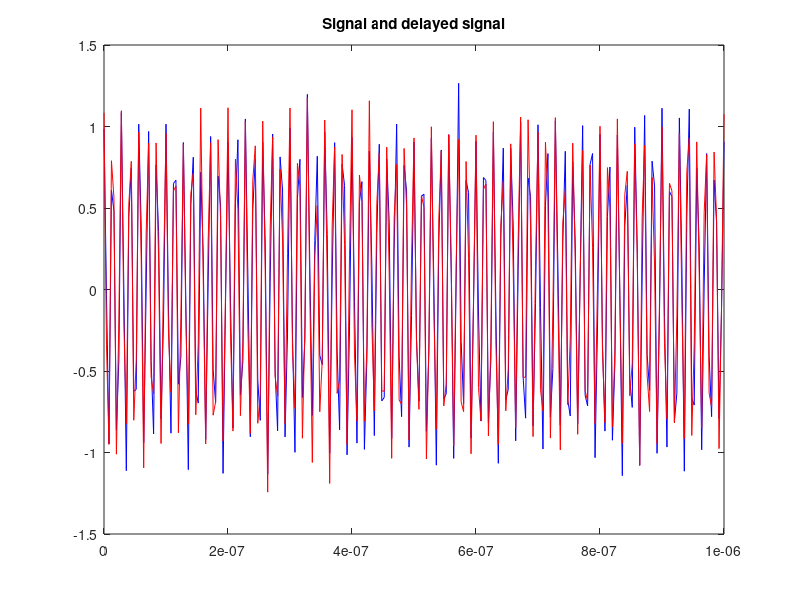
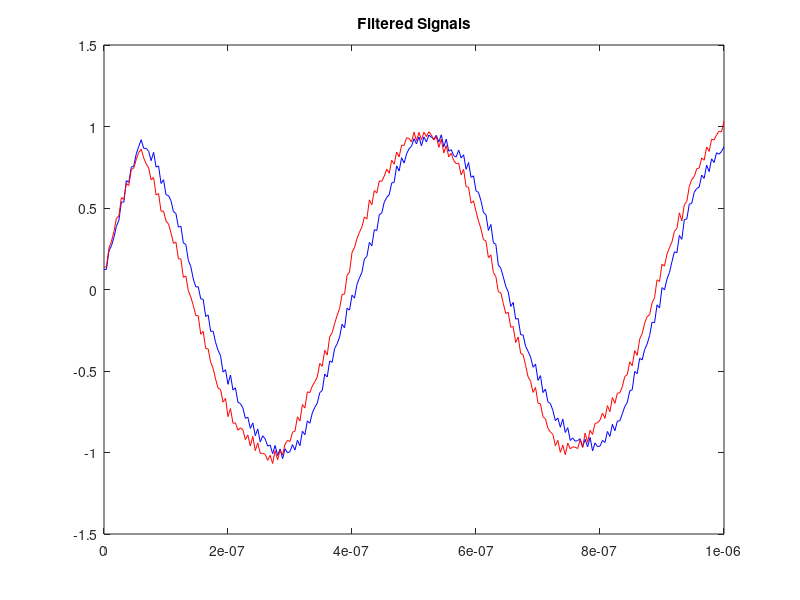
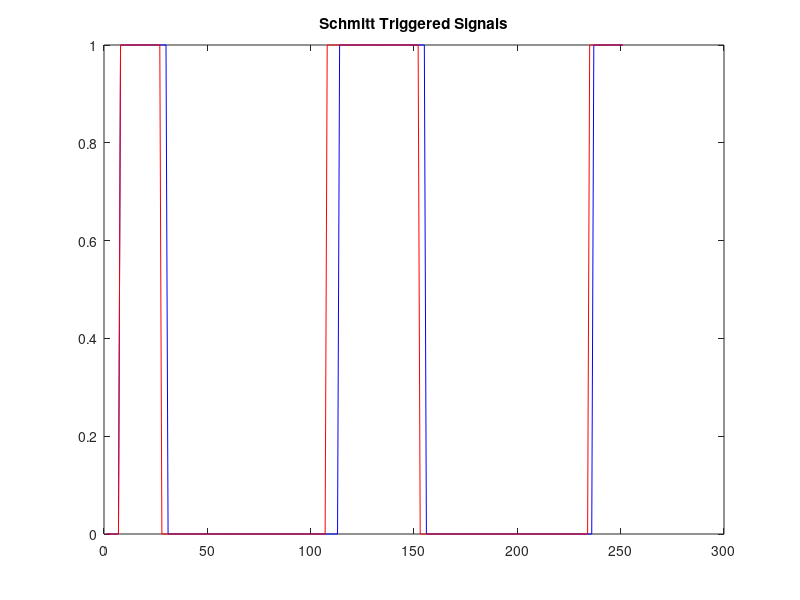

Write the MATLAB code that produced these figures, in order.

clear all;
close all;
clc
%Sampling Frequency
fs = 250e6;
Ts = 1 / fs;
t = 0:Ts:1e-6;
%Center Frequency
fc = 70e6;
fc_down = 68e6;
%Moving Average Filter
lpf = ones(1, 16);
lpf = lpf / length(lpf);
%Noise Coefficient
n = 0.1;
thr_high = 0.5;
thr_low = thr_high * 0.8;
%Delay
delay = 0.5e-9;
%Building a DC signal to crop the signal
x_dc= cos(2 * pi * fc_down * t);
x1 = cos(2 * pi * fc * t) + (n * randn(1, length(t)));
x2 = cos(2 * pi * fc * (t + delay)) + (n * randn(1, length(t)));

figure(1)
plot(t, x1, 'b')
hold on
plot(t, x2, 'r')
title('Signal and delayed signal')

%Multiplexer of the signal
x1_dc = x1 .* x_dc;
x2_dc = x2 .* x_dc;

x1_dc_lpf = 2 * filter(lpf, 1, x1_dc);
x2_dc_lpf = 2 * filter(lpf, 1, x2_dc);
figure(2)
plot(t, x1_dc_lpf, 'b')
hold on
plot(t, x2_dc_lpf, 'r')
title('Filtered Signals')
x1_dc_lpf_sql = zeros(1, length(x1_dc_lpf));
x2_dc_lpf_sql = zeros(1, length(x2_dc_lpf));

%Schmitt Trigger
for i = 2:length(x1_dc_lpf)
    if(x1_dc_lpf_sql(i-1) == 1)
        if(x1_dc_lpf(i) < thr_low)
            x1_dc_lpf_sql(i) = 0;
        else
            x1_dc_lpf_sql(i) = 1;
        end
    else
        if(x1_dc_lpf(i) > thr_high)
            x1_dc_lpf_sql(i) = 1;
        else
            x1_dc_lpf_sql(i) = 0;
        end
    end
    
    if(x2_dc_lpf_sql(i-1) == 1)
        if(x2_dc_lpf(i) < thr_low)
            x2_dc_lpf_sql(i) = 0;
        else
            x2_dc_lpf_sql(i) = 1;
        end
    else
        if(x2_dc_lpf(i) > thr_high)
            x2_dc_lpf_sql(i) = 1;
        else
            x2_dc_lpf_sql(i) = 0;
        end
    end
end
figure(3)
plot(x1_dc_lpf_sql, 'b')
hold on
plot(x2_dc_lpf_sql, 'r')
title('Schmitt Triggered Signals')


differenceFirstSignalCounter = 0;
differenceSecondSignalCounter = 0;
oneCounter = 0;
zeroCounter = 0;
temp = zeros(1, (length(x1_dc_lpf_sql)));

for i = 2:(length(x1_dc_lpf_sql))
    if(x1_dc_lpf_sql(i) == 1 && x2_dc_lpf_sql(i) == 0)
        differenceFirstSignalCounter = differenceFirstSignalCounter + 1;
    elseif(x1_dc_lpf_sql(i) == 0 && x2_dc_lpf_sql(i) == 0)
        zeroCounter = zeroCounter+1;
    elseif(x1_dc_lpf_sql(i) == 0 && x2_dc_lpf_sql(i) == 1)
        differenceSecondSignalCounter = differenceSecondSignalCounter + 1;
    else
        oneCounter = oneCounter + 1;
    end
end

totalCounter = differenceFirstSignalCounter + differenceSecondSignalCounter + oneCounter + zeroCounter;
phaseLag = differenceFirstSignalCounter / totalCounter;
timeDelay = phaseLag / (fc)

%DEBUG PURPOSES
differenceFirstSignalCounter;
differenceSecondSignalCounter;
oneCounter;
zeroCounter;
